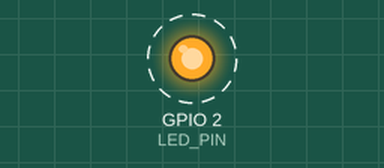
Bench run of a sketch on a simulated ESP32. On the bench: output pins drawn as LEDs (lit = HIGH). Dashed ring = blinking. What the sketch prints to the serial monitor is not drawn.

Above: at 1.5 s.
Timing chart, 0 to 5.6 s (numbered marks = the images above):
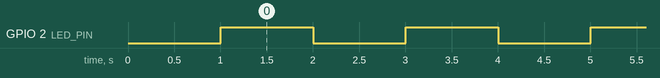

The sketch:

esp32_test_sketch.ino
```cpp
/*
 * ESP32 Test Sketch for UniFlash IDE
 * This sketch tests basic ESP32 functionality
 */

// Built-in LED pin for ESP32
const int LED_PIN = 2;

void setup() {
  // Initialize serial communication
  Serial.begin(115200);

  // Initialize LED pin
  pinMode(LED_PIN, OUTPUT);

  // Wait for serial to be ready
  delay(1000);

  Serial.println("ESP32 Test Sketch Starting...");
  Serial.println("Built-in LED will blink every second");
}

void loop() {
  // Turn LED on
  digitalWrite(LED_PIN, HIGH);
  Serial.println("LED ON");
  delay(1000);

  // Turn LED off
  digitalWrite(LED_PIN, LOW);
  Serial.println("LED OFF");
  delay(1000);
} 
```

Measured:
- by itself, GPIO 2 (LED_PIN): alternates HIGH for 1.0 s and LOW for 1.0 s
